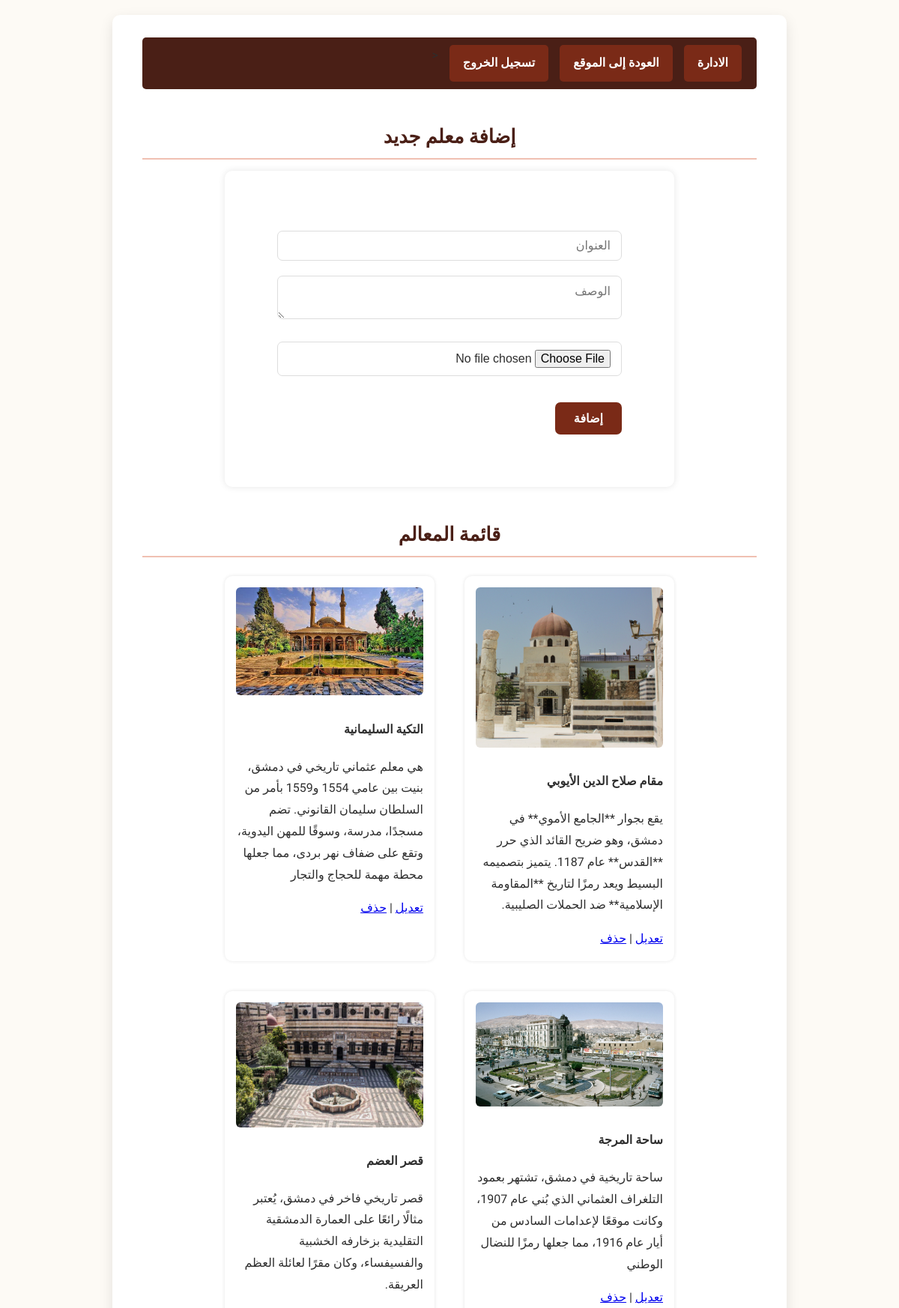
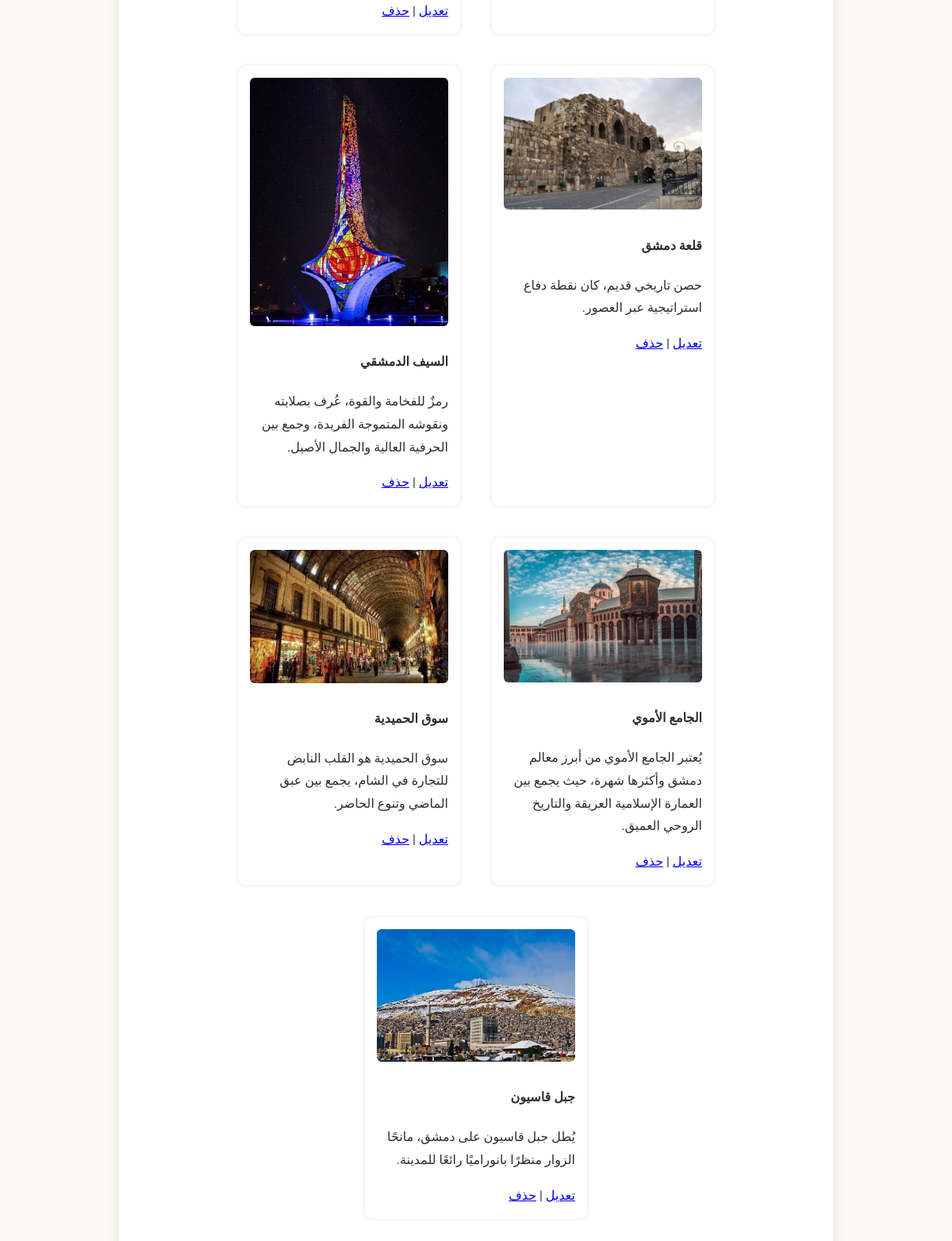
Screenshot of /admin2.php (signed in) with the database file from the repository (2 pictures, top to bottom).
### tables this page shows
CREATE TABLE `highlights` (
  `id` int(11) NOT NULL,
  `title` varchar(255) NOT NULL,
  `description` text NOT NULL,
  `image` varchar(255) NOT NULL
);

### admin2.php (the view, shortened to what this page needs)
<?php
include_once 'db.php';
$editHighlight = null;
$highlights = [];
$highlightResult = mysqli_query($conn, "SELECT * FROM highlights ORDER BY id DESC");
if ($highlightResult) {
    while ($row = mysqli_fetch_assoc($highlightResult)) $highlights[] = $row;
}
?>
<!DOCTYPE html>
<html lang="ar" dir="rtl">
<head>
    <link rel="stylesheet" href="admin.css">
</head>
<body>
    <div class="container">
            <nav class="top-nav">
                 <a href="admin.php">الادارة</a>
                <a href="index.php">العودة إلى الموقع</a>
                <a href="logout.php">تسجيل الخروج</a>
        </nav>
    <h2><?= isset($_GET['edit_highlight']) ? 'تعديل المعلم' : 'إضافة معلم جديد' ?></h2>
    <form method="POST" enctype="multipart/form-data">
        <input type="text" name="highlight_title" placeholder="العنوان" value="<?= $editHighlight['title'] ?? '' ?>" required>
        <textarea name="highlight_desc" placeholder="الوصف" required><?= $editHighlight['description'] ?? '' ?></textarea>
        <input type="file" name="highlight_image" accept="image/*" <?= isset($_GET['edit_highlight']) ? '' : 'required' ?>>
        <button type="submit"> <?= isset($_GET['edit_highlight']) ? 'تحديث' : 'إضافة' ?> </button>
    </form>
    <h2>قائمة المعالم</h2>
    <div class="card-container">
        <?php foreach ($highlights as $highlight): ?>
            <div class="card">
                <img src="<?= htmlspecialchars($highlight['image']) ?>" alt="صورة">
                <h4><?= htmlspecialchars($highlight['title']) ?></h4>
                <p><?= htmlspecialchars($highlight['description']) ?></p>
                <a href="?edit_highlight=<?= $highlight['id'] ?>">تعديل</a> |
                <a href="?delete_highlight=<?= $highlight['id'] ?>" onclick="return confirm('هل أنت متأكد من الحذف؟')">حذف</a>
            </div>
        <?php endforeach; ?>
    </div>
    </div>
</body>
</html>

### admin.css (style rules this page uses)
* { box-sizing: border-box; }
body { font-family: 'Almarai', sans-serif; background-color: #fdfaf5; margin: 0; padding: 20px; color: #2e2e2e; line-height: 1.8; direction: rtl; }
.container { max-width: 900px; margin: 0 auto; background: #fff; border-radius: 10px; box-shadow: 0 6px 18px rgba(0,0,0,0.1); padding: 30px 40px; }
h1, h2 { color: #4a1f16; margin-bottom: 15px; font-weight: 700; }
h2 { font-size: 1.6rem; margin-top: 40px; border-bottom: 2px solid #f0c0b2; padding-bottom: 6px; }
input[type="text"], textarea, input[type="file"] { width: 100%; padding: 10px 14px; border: 1.8px solid #ddd; border-radius: 7px; font-size: 1rem; transition: border-color 0.3s ease; resize: vertical; }
button { margin-top: 25px; background-color: #7a2a17; border: none; color: white; padding: 12px 25px; font-size: 1rem; border-radius: 7px; cursor: pointer; font-weight: 700; transition: background-color 0.3s ease; }
.top-nav { background-color: #4a1f16; padding: 10px 20px; display: flex; justify-content: flex-start; gap: 15px; border-radius: 5px; direction: rtl; }
.top-nav a { color: white; text-decoration: none; padding: 10px 18px; background-color: #7a2a17; border-radius: 5px; font-weight: bold; transition: background-color 0.3s ease; }

### admin2.php (style rules this page uses)
body { font-family: 'Cairo', sans-serif; background: #f5f6fa; padding: 20px; }
h2 { text-align: center; color: #2f3640; }
form { background: #fff; padding: 70px; border-radius: 10px; max-width: 600px; margin: auto; margin-bottom: 30px; box-shadow: 0 0 10px rgba(0,0,0,0.1); }
input, textarea { width: 100%; padding: 10px; margin: 10px 0; border-radius: 6px; border: 1px solid #ccc; }
button { background: #00a8ff; color: white; padding: 10px 20px; border: none; border-radius: 6px; cursor: pointer; }
.card { background: #fff; padding: 15px; border-radius: 10px; margin: 10px; width: 280px; box-shadow: 0 0 5px rgba(0,0,0,0.1); }
.card img { max-width: 100%; border-radius: 6px; }
.card-container { display: flex; flex-wrap: wrap; justify-content: center; gap: 20px; }

### rows the page displays
highlights: image (picture), title "مقام صلاح الدين الأيوبي", description "يقع بجوار **الجامع الأموي** في دمشق، وهو ضريح القائد الذي حرر **القدس** عام 1187. يتميز بتصميمه البسيط ويعد رمزًا لتاريخ **المقاومة الإسلامية** ضد الحملات الصليبية."
highlights: image (picture), title "التكية السليمانية", description "هي معلم عثماني تاريخي في دمشق، بنيت بين عامي 1554 و1559 بأمر من السلطان سليمان القانوني. تضم مسجدًا، مدرسة، وسوقًا للمهن اليدوية، وتقع على ضفاف نهر بردى، مما جعلها محطة مهمة للحجاج والتجار"
highlights: image (picture), title "ساحة المرجة", description "ساحة تاريخية في دمشق، تشتهر بعمود التلغراف العثماني الذي بُني عام 1907، وكانت موقعًا لإعدامات السادس من أيار عام 1916، مما جعلها رمزًا للنضال الوطني"
highlights: image (picture), title "قصر العضم", description "قصر تاريخي فاخر في دمشق، يُعتبر مثالًا رائعًا على العمارة الدمشقية التقليدية بزخارفه الخشبية والفسيفساء، وكان مقرًا لعائلة العظم العريقة."
highlights: image (picture), title "قلعة دمشق", description "حصن تاريخي قديم، كان نقطة دفاع استراتيجية عبر العصور."
highlights: image (picture), title "السيف الدمشقي", description "رمزٌ للفخامة والقوة، عُرف بصلابته ونقوشه المتموجة الفريدة، وجمع بين الحرفية العالية والجمال الأصيل."
highlights: image (picture), title "الجامع الأموي", description "يُعتبر الجامع الأموي من أبرز معالم دمشق وأكثرها شهرة، حيث يجمع بين العمارة الإسلامية العريقة والتاريخ الروحي العميق."
highlights: image (picture), title "سوق الحميدية", description "سوق الحميدية هو القلب النابض للتجارة في الشام، يجمع بين عبق الماضي وتنوع الحاضر."
highlights: image (picture), title "جبل قاسيون", description "يُطل جبل قاسيون على دمشق، مانحًا الزوار منظرًا بانوراميًا رائعًا للمدينة."
